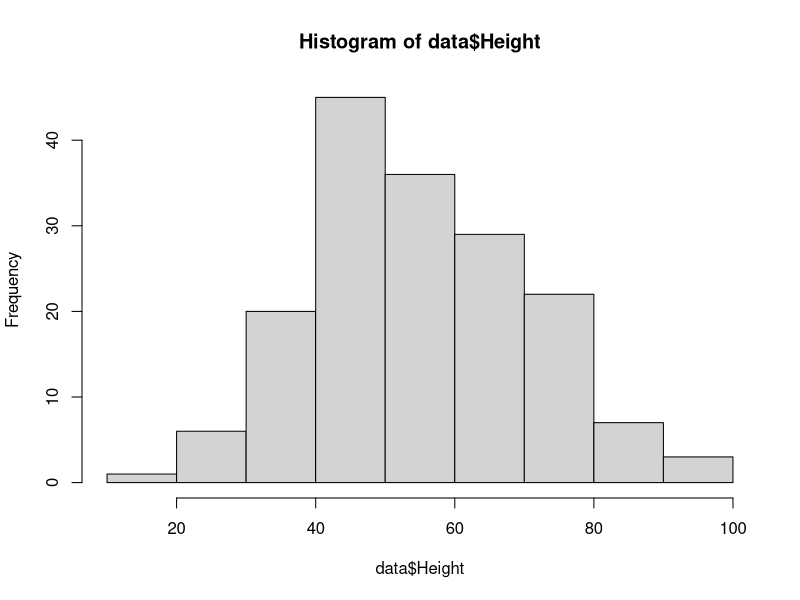
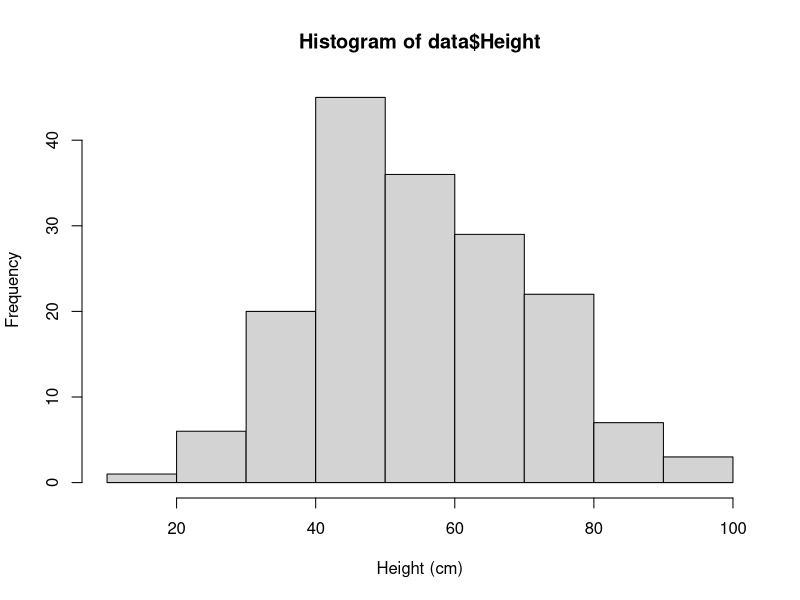
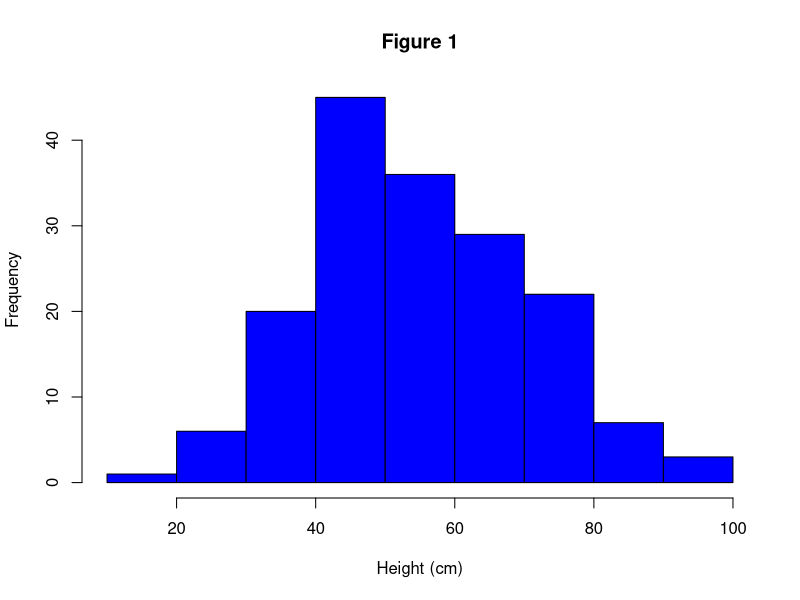
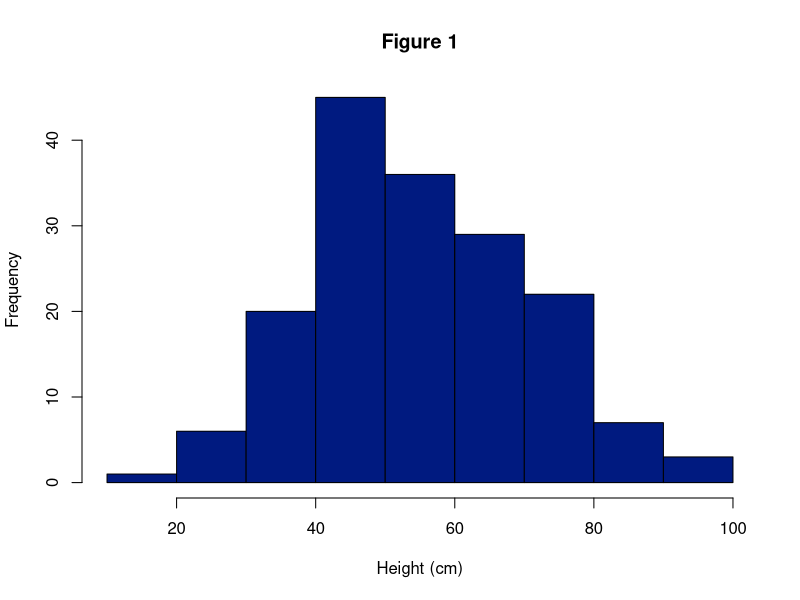
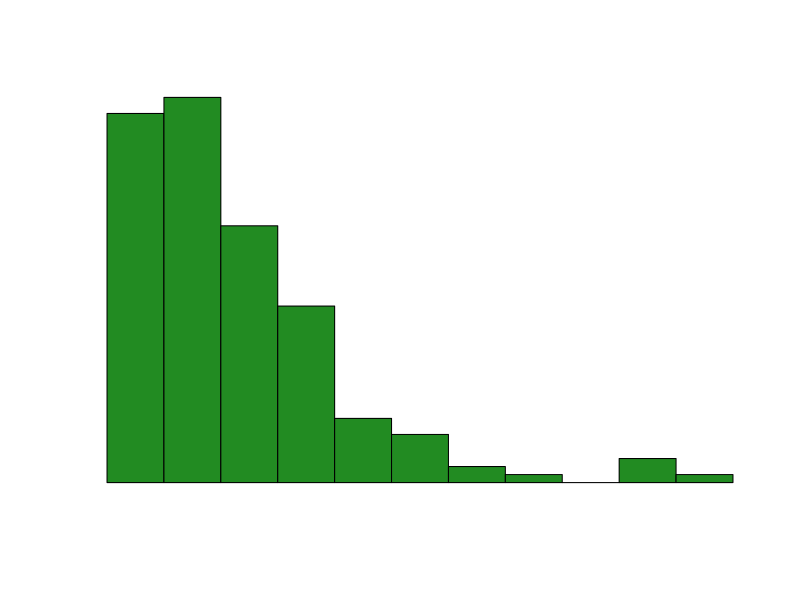
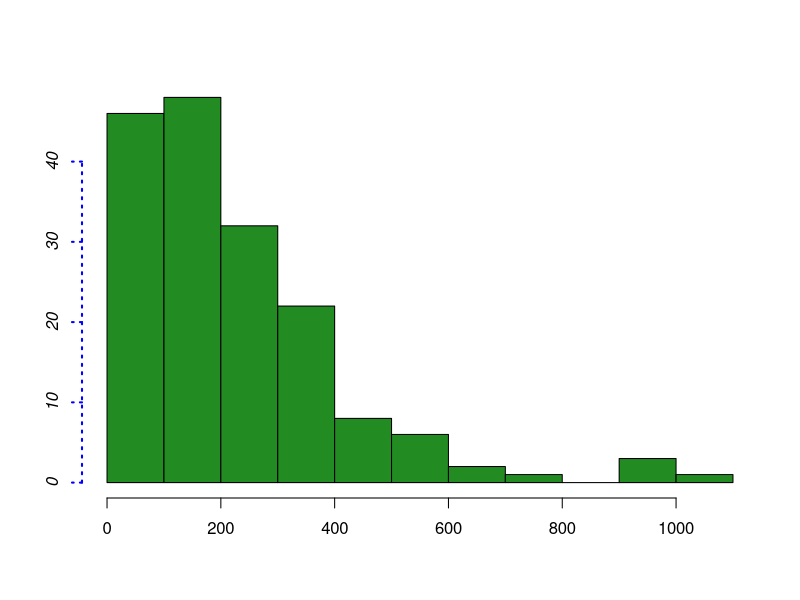
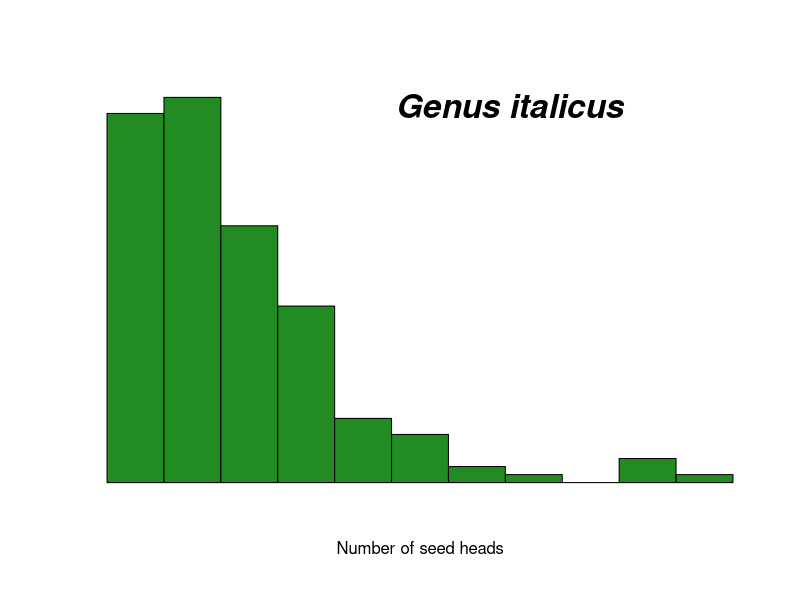
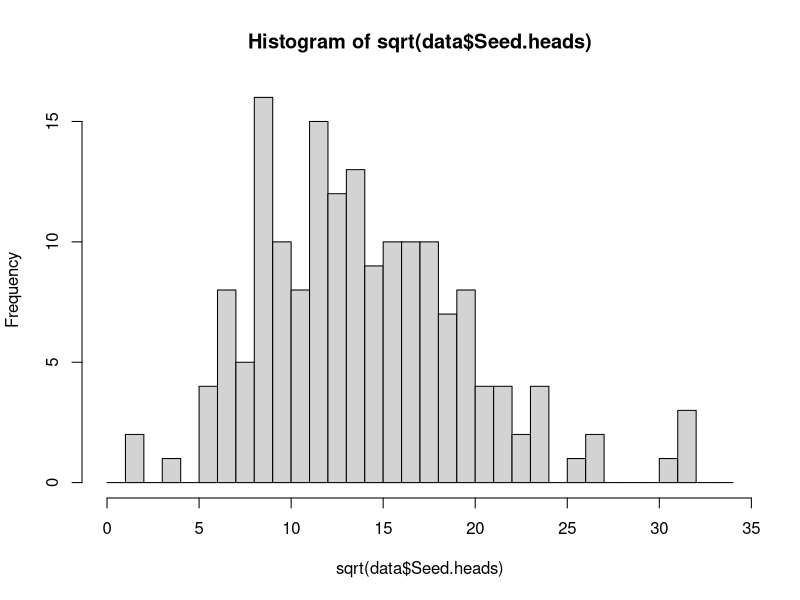

Source code (R) for these figures, in order: (Note: this script raises an error after producing the figures.)
## ---- chunk 1
knitr::opts_chunk$set(echo = TRUE)
## ---- chunk 2
data <- read.csv("data/seed_root_herbivores.csv", as.is=TRUE)  # Read the csv file:

## ---- chunk 3
head(data)
## ---- chunk 4
data[,"Height"] 
data[["Height"]] 
data$Height
## ---- chunk 5
hist(data$Height)
## ---- chunk 6
hist(data$Height, xlab='Height (cm)')
## ---- chunk 7
hist(data$Height, xlab='Height (cm)', col='blue', main="Figure 1")
## ---- chunk 8
hist(data$Height, xlab="Height (cm)", col=rgb(0,0.1,0.5), main="Figure 1")
## ---- chunk 9
hist(data$Seed.heads, col='forestgreen', ann=FALSE, axes=FALSE)
## ---- chunk 10
hist(data$Seed.heads, col='forestgreen', ann=FALSE, axes=FALSE)
axis(side= 1)	# identical to what would have been drawn from hist()
axis(2, lwd=2, lty=3, col='blue', font=3)	# specify details of line 
## ---- chunk 11
hist(data$Seed.heads, col='forestgreen', ann=FALSE, axes=FALSE)
mtext("Genus italicus", side=3, line=-2, font=4, adj=0.7, cex=2)	# big, italic font right side
mtext("Number of seed heads", side=1, line=2)
## ---- chunk 12
hist(sqrt(data$Seed.heads), breaks=(0:34), col='lightgrey')
## ---- chunk 13
seedHeadHist <- hist(sqrt(data$Seed.heads), breaks=(0:36), plot=FALSE)
seedHeadHist
## ---- chunk 14
plot(data$Height, data$Seed.heads)
## ---- chunk 15
plot(Seed.heads ~ Height, data)
## ---- chunk 16
plot(sqrt(Seed.heads) ~ Height, data) 
## ---- chunk 17
plot(sqrt(Seed.heads) ~ Height, data, xlab="Height, cm", ylab="Sqrt number of seed heads", col='forestgreen')
## ---- chunk 18
plot(sqrt(Seed.heads) ~ Height, data, xlab="Height (cm)", ylab="Sqrt number of seed heads", type = "l")
## ---- chunk 19
plot(sqrt(Seed.heads) ~ Height, data, xlab="Height, cm", ylab="Sqrt number of seed heads", type="n") 
## ---- chunk 20
plot(sqrt(Seed.heads) ~ Height, data, xlab="Height, cm", ylab="Sqrt number of seed heads", type="n") 
points(sqrt(Seed.heads) ~ Height, data=data[data$Root.herbivore==TRUE,], col="red", pch=21) 
## ---- chunk 21
plot(sqrt(Seed.heads) ~ Height, data, xlab="Height, cm", ylab="Sqrt number of seed heads", type="n") 
points(sqrt(Seed.heads) ~ Height, data=data[data$Root.herbivore==FALSE,], col="green", pch=22)
## ---- chunk 22
plot(Seed.heads ~ as.factor(Seed.herbivore), data)
## ---- chunk 23
boxplot(data$Height, col='darkblue')
## ---- chunk 24
boxplot(Height ~ Root.herbivore, data, col='skyblue') 
## ---- chunk 25
boxplot(Height ~ Root.herbivore, data, xlab="Root herbivores", ylab="Plant height, cm") 
## ---- chunk 26
boxplot(Height ~ Root.herbivore, data, xlab="Root herbivores", ylab="Plant height, cm", notch = TRUE)
## ---- chunk 27
boxplot(Height ~ Root.herbivore, data, xlab="Root herbivores", ylab="Plant height, cm", notch = TRUE)
points(as.factor(data$Root.herbivore),data$Height, cex=0.5)
## ---- chunk 28
pairs(data)
## ---- chunk 29
names(data) 
comps <- names(data)[2:8]
comps
## ---- chunk 30
pairs(data[comps])
## ---- chunk 31
standard.error <- function(x) { sd(x)/sqrt(length(x)) }
## ---- chunk 32
mn <- aggregate(data["Height"], data[c("Root.herbivore", "Seed.herbivore")], mean) 
bp <- barplot(mn$Height)
## ---- chunk 33
oldPar <- par()
## ---- chunk 34
par(oldPar)
## ---- chunk 35
oldPar <- par()
## ---- chunk 36
mod <- lm(sqrt(Seed.heads) ~ Height, data)
## ---- chunk 37
dev.off()
